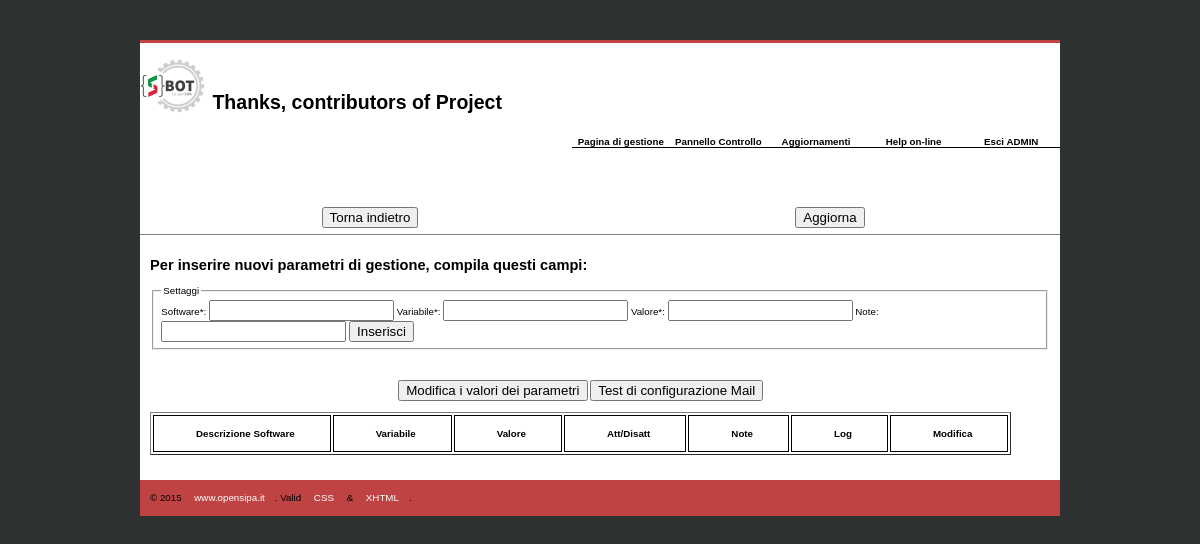
/panel.php (signed in), run on an earlier commit of the app's database.
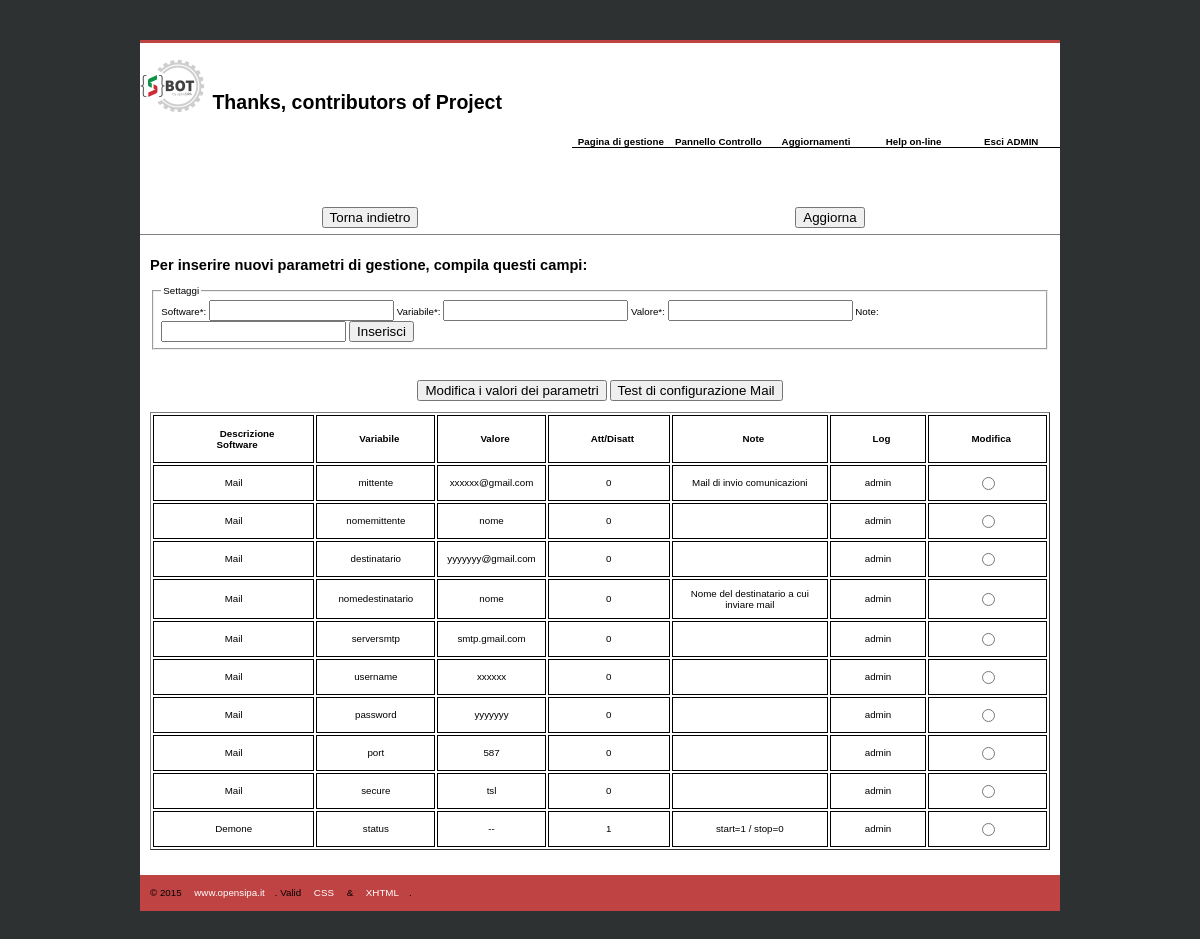
And on a later commit of the database.
### tables this page shows
CREATE TABLE IF NOT EXISTS `software_config` (
  `ID` int(11) NOT NULL,
  `SoftDesc` varchar(50) DEFAULT NULL,
  `Code` varchar(20) DEFAULT NULL,
  `Param` varchar(50) DEFAULT NULL,
  `Number` int(2) DEFAULT NULL,
  `Note` varchar(200) DEFAULT NULL,
  `Active` tinyint(1) NOT NULL DEFAULT '1',
  `Log` varchar(50) DEFAULT NULL,
  `DateUpdt` datetime DEFAULT NULL
);

### functions/functionDb.php (called while the page is built, shortened)
<?php
function dbParamExtraction($function)
{
    try {
        $conn=getDbConnection();
        $sql = "SELECT Code, Param, SoftDesc, Active, Log, ID, Note FROM `software_config` WHERE $function";
        $stmt = $conn->prepare($sql);
        $stmt->execute();
        $tableParam=array();
        while ($riga=$stmt->fetch(PDO::FETCH_ASSOC)) {
            $tableParam[]=$riga;
        }
    } catch (Exception $ex) {
        return $ex->getMessage();
    }
    return ($tableParam);
}
function getDbConnection() {
    try {
        $mysqlConn = new PDO('mysql:dbname='.$GLOBALS['mysql_db'].';port='.$GLOBALS['mysql_port'].';host='.$GLOBALS['mysql_host'],$GLOBALS['mysql_user'],$GLOBALS['mysql_pass']);
        $mysqlConn->setAttribute(PDO::ATTR_ERRMODE, PDO::ERRMODE_EXCEPTION);
        $mysqlConn->setAttribute(PDO::ATTR_EMULATE_PREPARES, false);
    } catch (PDOException $e) {
        die('Connessione fallita al DB. Non posso proseguire');
    }
    return $mysqlConn;
}

### panel.php (the view, shortened to what this page needs)
<?php
include ('theme/header.php');
include ('functions/functionDb.php');
?>
<div id="content" class="clearfix">
    <div class="content-row">
    <h2>Per inserire nuovi parametri di gestione, compila questi campi:</h2>
        <form id='setting' action='panel.php' method='post' accept-charset='UTF-8'>
            <fieldset >
            <legend>Settaggi</legend>
            <label for='software' >Software*: </label>
            <input type='software' name='software' id='software' maxlength="50" />
            <label for='code' >Variabile*: </label>
            <input type='code' name='code' id='code' maxlength="20" />
            <label for='param' >Valore*: </label>
            <input type='param' name='param' id='param' maxlength="50" />
            <label for='note' >Note: </label>
            <input type='note' name='note' id='note' maxlength="200" />
            <input type='submit' name='Inserisci' value='Inserisci' />
            </fieldset>
        </form>
    </div>
</div>
<div id="content" class="clearfix">
    <div class="content-row">
        <form method="post" action="panel.php">
        <div align="center">
        <button type='submit' name='Valori' value='Valori' />Modifica i valori dei parametri</button>
        <button type='submit' name='Test' value='Test '/>Test di configurazione Mail</button>
        </div>
        <br>
        <table border="1" align="center" id="order">
            <thead>
                <tr>
                <th><span>Descrizione Software</span></th>
                <th><span>Variabile</span></th>
                <th><span>Valore</span></th>
                <th><span>Att/Disatt</span></th>
                <th><span>Note</span></th>
                <th><span>Log</span></th>
                <th><span>Modifica</span></th>
                </tr>
            </thead>
            <tbody>
            <?php $extractParam = dbParamExtraction("SoftDesc is not null");
            foreach ($extractParam as $extract) {
                echo'<tr class="align">'
                .   '<td>'.$extract['SoftDesc'].'</td>'
                .   '<td>'.$extract['Code'].'</td>'
                .   '<td>'.$extract['Param'].'</td>'
                .   '<td>'.$extract['Active'].'</td>'
                .   '<td>'.$extract['Note'].'</td>'
                .   '<td>'.$extract['Log'].'</td>'
                .   '<td><input type="radio" name="ID" value="'.$extract['ID'].'" /></td>'
                .   '</tr>';
            }
            ?>
            </tbody>
        </table>
        </form>
    </div>
</div>
<?php include ('theme/footer.php');?>

### theme/header.php (shortened to what this page needs)
<!DOCTYPE html>
<html>
    <head>
        <link href="theme/css/stile.css" rel="stylesheet" type="text/css">
    </head>
<body>
<div id="container">
    <h1><span><img src="theme/img/logo.png" alt="logo Sbot"> </span>Thanks, contributors of Project</h1>
	<div id="header">
            <ul id="menu">
            <?php
            if (!empty($_SESSION['username'])) {
            echo'<li><a href="#">Pagina di gestione</a>'
                . '<ul>'
                . '<li><a href="admin.php">Invia messaggi</a></li>'
                . '<li><a href="message.php">Messaggi di utenti</a></li>'
                . '<li><a href="fullSend.php">Messaggi di massa</a></li>'
                . '<li><a href="user.php">Utenti attivi</a></li>'
                . '</ul></li>';
            echo'<li><a href="#">Pannello Controllo</a>'
                . '<ul>'
                . '<li><a href="coda.php">Coda Telegram</a></li>'
                . '<li><a href="panel.php">Gestione Parametri</a></li>'
                . '<li><a href="#">Pianifica invio</a></li>'
                . '<li><a href="changePwd.php">Cambio password</a></li>'
                . '<li><a href="addAdmin.php">Gestione utenza</a></li>'
                . '</ul></li>';
            echo'<li><a href="#">Aggiornamenti</a>'
                . '<ul>'
                . '<li><a href="update.php">Controlla</a></li>'
                . '</ul></li>';
            echo'<li><a href="help.php">Help on-line</a></li>';
            echo'<li><a href="logout.php">Esci '.strtoupper ($_SESSION['username']).'</a></li>';
            } else {
            echo'<li><a href="index.php">Home page {S}Bot</a></li>';
            }
            ?>
            </ul>
	</div>
        <?php
        if (!empty($_SESSION['username'])) {
            $back = $_SERVER['HTTP_REFERER'];
            echo'<center><div style="float:left; width:50%">';
            echo'<form action="'.$back.'" method="GET">'
            .   '<input type="submit" value="Torna indietro" name="Submit" id="Submit">'
            .   '</form></div>'
            .   '<div style="float:left; width:50%">'
            .   '<form action="'.$nome = basename($_SERVER['PHP_SELF']).'">'
            .   '<input type="submit" name="submit" value="Aggiorna"></form>';
            echo'</div>'
            .   '</center>'
            .   '<br><br>'
            .   '<hr align=”center” size=”1″ noshade>';
            }
        ?>

### theme/footer.php
	<div id="footer">
		<p>&copy; 2015 <a href="http://www.opensipa.it">www.opensipa.it</a>. Valid <a href="http://jigsaw.w3.org/css-validator/check/referer">CSS</a> &amp; <a href="http://validator.w3.org/check?uri=referer">XHTML</a>.</p>
	</div>
</div>
    </body>
</html>

### theme/css/stile.css (style rules this page uses)
html { font-size: 61%; font-family: helvetica, arial, verdana, sans-serif; min-height: 100%; }
body { background:#2e3131; padding:0; margin:0; }
img { vertical-align:bottom; border:0; }
a:link, a:visited, a:hover, a:active, a:focus { text-decoration: none; cursor:pointer; }
div#footer:after, div.content-row:after, .clearfix:after { content: "."; display: block; height: 0; clear: both; visibility: hidden; }
.clearfix { display: inline-block; }
.clearfix { display: block; }
div#container { width: 920px; margin: 40px auto; background: #fff; border-top:3px solid #c04343; }
div#header { width:900px; height:80px; background:#fff; position:relative; padding-left:20px; }
div#content { width:900px; height:auto; background:#fff; padding:0 10px 20px 10px; }
div.content-row { display:block; background:#fff; padding:5px 0; float:left; }
div#footer { width:900px; height:auto; background:#c04343 url(./img/bg-footer.jpg) top left repeat-x; padding:3px 10px; }
div#footer p a { font-size:1em; color:#fff; padding:3px 10px; border:0; }
#menu { margin: 0; padding: 0; height: 2em; border-width: 0 0 1px 0; border-style: solid; float: right; }
#menu li { margin: 0; padding: 0; float: left; height: 3em; width: 10em; display: inline; list-style-type: none; position: relative; line-height: 3em; }
#menu li a:link, #menu li a:visited { margin: 0; padding: 0; text-decoration: none; color: #000; background: transparent; float: left; width: 10em; text-align: center; font-weight: bold; }
#order thead { cursor: pointer; }
#order thead tr th span { padding-right: 20px; background-repeat: no-repeat; background-position: 100% 100%; }
#order thead tr th { font-weight: bold; padding: 12px 15px; padding-left: 42px; }
#order tbody tr td { text-align: center;padding: 8px 8px; }
#tbcenter table, td, tr, th { margin-left:auto; margin-right:auto; border: 1px solid black; text-align: center; }

What changed in the data, as far as the page shows it:
added software_config: SoftDesc "Mail", Code "mittente", Param "xxxxxx@gmail.com", Active "0", Note "Mail di invio comunicazioni", Log "admin"
added software_config: SoftDesc "Mail", Code "nomemittente", Param "nome", Active "0", Log "admin"
added software_config: SoftDesc "Mail", Code "destinatario", Param "yyyyyyy@gmail.com", Active "0", Log "admin"
added software_config: SoftDesc "Mail", Code "nomedestinatario", Param "nome", Active "0", Note "Nome del destinatario a cui inviare mail", Log "admin"
added software_config: SoftDesc "Mail", Code "serversmtp", Param "smtp.gmail.com", Active "0", Log "admin"
added software_config: SoftDesc "Mail", Code "username", Param "xxxxxx", Active "0", Log "admin"
added software_config: SoftDesc "Mail", Code "password", Param "yyyyyyy", Active "0", Log "admin"
added software_config: SoftDesc "Mail", Code "port", Param "587", Active "0", Log "admin"
added software_config: SoftDesc "Mail", Code "secure", Param "tsl", Active "0", Log "admin"
added software_config: SoftDesc "Demone", Code "status", Param "--", Active "1", Note "start=1 / stop=0", Log "admin"
